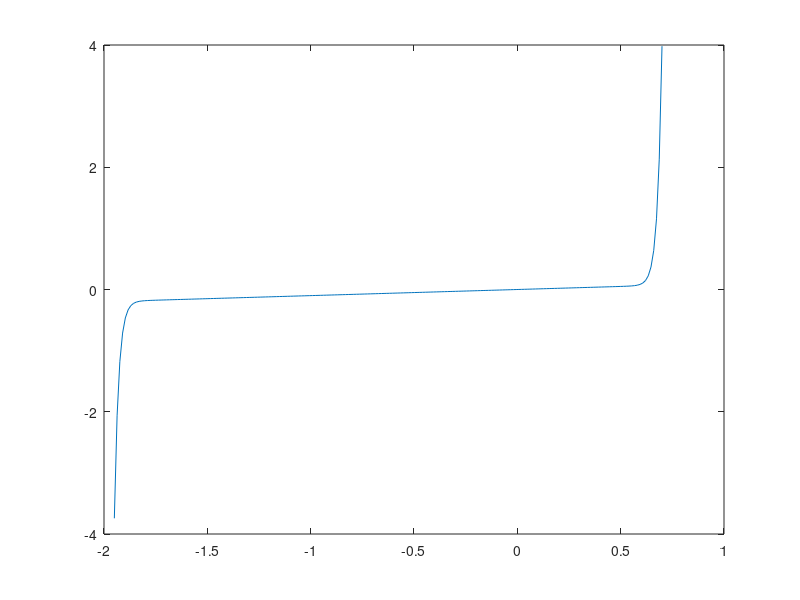
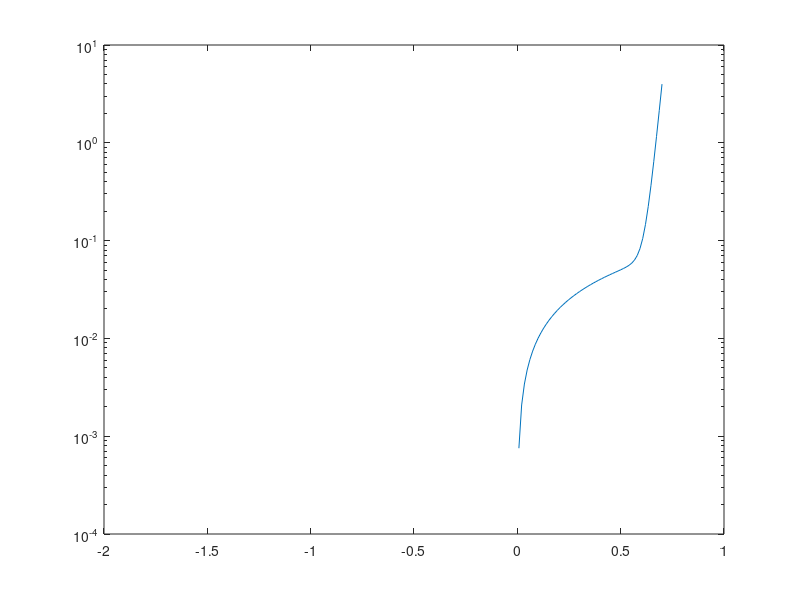
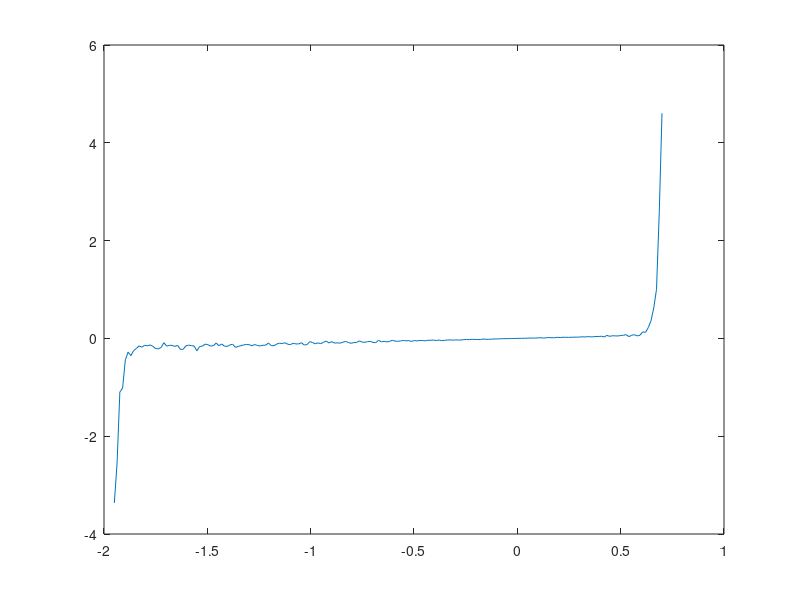
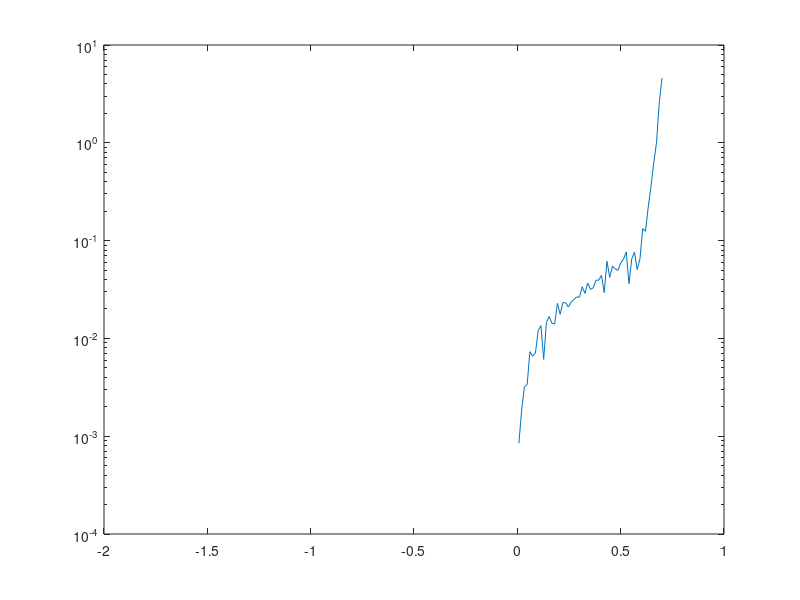

MATLAB code to generate these figures, in order: (Note: this script raises an error after producing the figures.)

i_s = 0.01e-12;
i_b = 0.1e-12;
v_b = 1.3;
g_p = 0.1;

v = linspace(-1.95, 0.7, 200)';

I = i_s*(exp((1.2/0.025)*v)-1) + g_p*v - i_b*(exp((-1.2/0.025)*(v+v_b))-1);

random = (0.2.*randn(200,1)+1);
I_rand = I.*random;

figure(1)
plot(v, I)
figure(2)
semilogy(v, I)

figure(3)
plot(v, I_rand)
figure(4)
semilogy(v, I_rand)

figure(5)
p1 = polyfit(v,I,4);
p11 = polyval(p1, v);
plot(v, p11)
title("4th order regular")
figure(6)
p2 = polyfit(v,I_rand,4);
p22 = polyval(p2, v);
plot(v, p22)
title("4th order rand")
figure(7)
p3 = polyfit(v,I,8);
p33 = polyval(p3, v);
plot(v, p33)
title("8th order regular")
figure(8)
p4 = polyfit(v,I_rand,8);
p44 = polyval(p4, v);
plot(v, p44)
title("8th order rand")

fo = fittype('A.*(exp(1.2*x/25e-3)-1) + B.*x - C*(exp(1.2*(-(x+D))/25e-3)-1)');

ff = fit(v, I, fo);

If = ff(v);

figure(9)
plot(v, If)

inputs = v';
targets = I';
hiddenLayerSize = 10;
net = fitnet(hiddenLayerSize);
net.divideParam.trainRatio = 70/100;
net.divideParam.valRatio = 15/100;
net.divideParam.testRatio = 15/100;
[net,tr] = train(net,inputs,targets);
outputs = net(inputs);
errors = gsubtract(outputs,targets);
performance = perform(net,targets,outputs);
view(net);
Inn = outputs;







